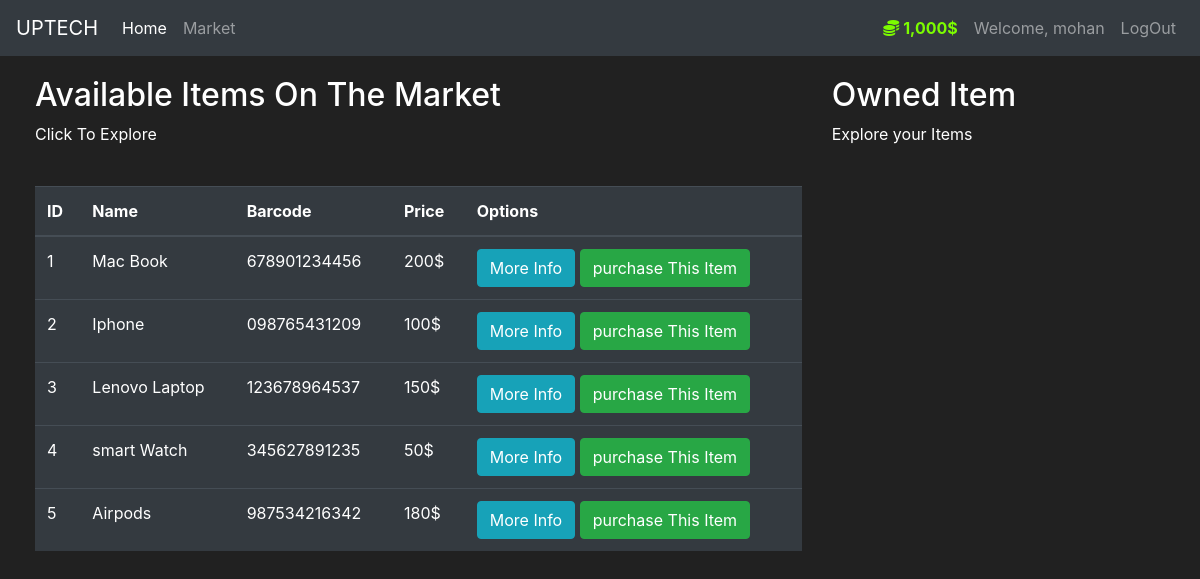
The app's page /Market (signed in) with its own data.
### Market/Models.py (models this page shows, shortened)
class User(db.Model, UserMixin):
    id = db.Column(db.Integer(), primary_key=True)
    username = db.Column(db.String(length=30), nullable=False, unique=True)
    email_address = db.Column(db.String(length=50), nullable=False, unique=True)
    password_hash = db.Column(db.String(length=60), nullable=False)
    budget = db.Column(db.Integer(), nullable=False, default=1000)
    items = db.relationship('Item', backref='owned_user',lazy=True)
    @property
    def prettier_budget(self):
        if len(str(self.budget))== 4:
            return f"{str(self.budget)[:-3]},{str(self.budget)[-3:]}$"
        else:
            return f"{self.budget}$"
    @property
    def password(self):
        return self.password

class Item(db.Model):
    id = db.Column(db.Integer, primary_key=True)
    name = db.Column(db.String(length=30), nullable=False, unique=True)
    price = db.Column(db.Integer(), nullable=False,)
    barcode= db.Column(db.String(length=12), nullable=False, unique=True)
    description = db.Column(db.String(length=1024), nullable=False, unique=True)
    owner = db.Column(db.Integer(), db.ForeignKey('user.id'))

### Market/Routes.py (the view, shortened to what this page needs)
@app.route('/Market', methods=['GET','POST'])
@login_required
def Market_page():
     purchase_form =PurchaseItemForm()
     selling_form=SellItemForm()
     if request.method == "GET":
          items = Item.query.filter_by(owner=None)
          owned_items = Item.query.filter_by(owner=current_user.id)
     items = Item.query.filter_by(owner=None)
     return render_template('Market.html', items_get = items,purchase_form=purchase_form,owned_items=owned_items,selling_form=selling_form)

### Market/Models.py (called while the page is built)
@login_manager.user_loader
def load_user(user_id):
    return User.query.get(int(user_id))

### Market/Templates/Market.html (shortened to what this page needs)
{% extends 'base.html' %}
{% block content %}
<div class="row", style="margin-top: 20px; margin-left: 20px;">
  <div class="col-8">
      <h2>Available Items On The Market</h2>
      <p>Click To Explore</p>
      <br>
    <table class="table table-hover table-dark">
      <thead>
        <tr>
          <th scope="col">ID</th>
          <th scope="col">Name</th>
          <th scope="col">Barcode</th>
          <th scope="col">Price</th>
          <th scope="col">Options</th>
        </tr>
      </thead>
      <tbody>
          {% for item in items_get %}
          <tr>
            <td>{{item.id}}</td>
            <td>{{item.name}}</td>
            <td>{{item.barcode}}</td>
            <td>{{item.price}}$</td>
            <td>
              <button class="btn btn-outline btn-info" data-toggle="modal" data-target="#Modal-MoreInfo-{{ item.id }}">More Info</button>
              <button class="btn btn-outline btn-success" data-toggle="modal" data-target="#Modal-PurchaseConfirm-{{ item.id }}">purchase This Item</button>
            </td>
          </tr>
        {% endfor %}
      </tbody>
    </table>
  </div>
  <div class="col-4">
    <h2>Owned Item</h2>
    <p>Explore your Items</p>
    <br>
  </div>
</div>
{% endblock %}

### Market/Templates/base.html (shortened to what this page needs)
<!doctype html>
<html lang="en">
   <head>
      <link rel="stylesheet" href="https://cdn.jsdelivr.net/npm/bootstrap@4.5.3/dist/css/bootstrap.min.css">
   </head>
   <body>
    <nav class="navbar navbar-expand-md navbar-dark bg-dark">
        <a class="navbar-brand" href="#">UPTECH</a>
        <div class="collapse navbar-collapse" id="navbarNav">
          <ul class="navbar-nav mr-auto">
              <li class="nav-item active">
                  <a class="nav-link" href="{{ url_for('home_page') }}">Home <span class="sr-only">(current)</span></a>
              </li>
              <li class="nav-item">
                  <a class="nav-link" href="{{ url_for('Market_page') }}">Market</a>
              </li>
          </ul>
          {% if current_user.is_authenticated %}
            <ul class="navbar-nav">
              <li class="nav-item">
                <a class="nav-link" style="color: lawngreen; font-weight: bold;">
                  <i class="fas fa-coins"></i>
                  {{current_user.prettier_budget}}
                </a>
            </li>
              <li class="nav-item">
                  <a class="nav-link">Welcome, {{current_user.username}}</a>
              </li>
              <li class="nav-item">
                  <a class="nav-link" href="{{url_for('logout_page')}}">LogOut</a>
              </li>
            </ul>
          {% endif %}
        </div>
      </nav>
      {% block content %}
      {% endblock %}
   </body>
</html>

### Market/Templates/base.html (style rules this page uses)
body { background-color: #212121; color: white }

### records on screen
User: prettier_budget "1,000$", username "mohan"
Item: id "1", name "Mac Book", barcode "678901234456", price "200"
Item: id "2", name "Iphone", barcode "098765431209", price "100"
Item: id "3", name "Lenovo Laptop", barcode "123678964537", price "150"
Item: id "4", name "smart Watch", barcode "345627891235", price "50"
Item: id "5", name "Airpods", barcode "987534216342", price "180"
